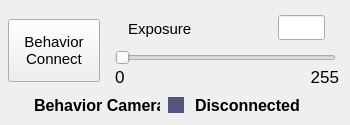
            <widget class="QWidget" name="widget_8" native="true">
             <property name="sizePolicy">
              <sizepolicy hsizetype="Fixed" vsizetype="Fixed">
               <horstretch>0</horstretch>
               <verstretch>0</verstretch>
              </sizepolicy>
             </property>
             <property name="minimumSize">
              <size>
               <width>350</width>
               <height>125</height>
              </size>
             </property>
             <widget class="QLabel" name="label_13">
              <property name="geometry">
               <rect>
                <x>115</x>
                <y>66</y>
                <width>21</width>
                <height>21</height>
               </rect>
              </property>
              <property name="font">
               <font>
                <family>Arial</family>
                <pointsize>13</pointsize>
               </font>
              </property>
              <property name="text">
               <string>0</string>
              </property>
             </widget>
             <widget class="QSlider" name="exposureSliderBCam">
              <property name="geometry">
               <rect>
                <x>115</x>
                <y>46</y>
                <width>221</width>
                <height>23</height>
               </rect>
              </property>
              <property name="orientation">
               <enum>Qt::Horizontal</enum>
              </property>
             </widget>
             <widget class="QLineEdit" name="exposureValueBCam">
              <property name="geometry">
               <rect>
                <x>278</x>
                <y>15</y>
                <width>47</width>
                <height>25</height>
               </rect>
              </property>
             </widget>
             <widget class="QLabel" name="behaviorcamStatusLabel">
              <property name="geometry">
               <rect>
                <x>195</x>
                <y>97</y>
                <width>115</width>
                <height>16</height>
               </rect>
              </property>
              <property name="font">
               <font>
                <family>Arial</family>
                <pointsize>12</pointsize>
                <weight>75</weight>
                <bold>true</bold>
               </font>
              </property>
              <property name="text">
               <string>Disconnected</string>
              </property>
             </widget>
             <widget class="QWidget" name="signBehaviorCamera" native="true">
              <property name="geometry">
               <rect>
                <x>168</x>
                <y>97</y>
                <width>16</width>
                <height>16</height>
               </rect>
              </property>
              <property name="styleSheet">
               <string notr="true">background-color: rgb(85, 85, 127);</string>
              </property>
             </widget>
             <widget class="QLabel" name="label_12">
              <property name="geometry">
               <rect>
                <x>128</x>
                <y>18</y>
                <width>91</width>
                <height>21</height>
               </rect>
              </property>
              <property name="font">
               <font>
                <family>Arial</family>
                <pointsize>11</pointsize>
               </font>
              </property>
              <property name="text">
               <string>Exposure</string>
              </property>
             </widget>
             <widget class="QPushButton" name="connectBehaviorCameraButton">
              <property name="geometry">
               <rect>
                <x>8</x>
                <y>19</y>
                <width>92</width>
                <height>63</height>
               </rect>
              </property>
              <property name="font">
               <font>
                <family>Arial</family>
                <pointsize>11</pointsize>
               </font>
              </property>
              <property name="text">
               <string>Behavior
Connect</string>
              </property>
             </widget>
             <widget class="QLabel" name="label_17">
              <property name="geometry">
               <rect>
                <x>34</x>
                <y>97</y>
                <width>126</width>
                <height>16</height>
               </rect>
              </property>
              <property name="font">
               <font>
                <family>Arial</family>
                <pointsize>12</pointsize>
                <weight>75</weight>
                <bold>true</bold>
               </font>
              </property>
              <property name="text">
               <string>Behavior Camera</string>
              </property>
             </widget>
             <widget class="QLabel" name="label_14">
              <property name="geometry">
               <rect>
                <x>308</x>
                <y>66</y>
                <width>31</width>
                <height>21</height>
               </rect>
              </property>
              <property name="font">
               <font>
                <family>Arial</family>
                <pointsize>13</pointsize>
               </font>
              </property>
              <property name="text">
               <string>255</string>
              </property>
              <property name="alignment">
               <set>Qt::AlignRight|Qt::AlignTrailing|Qt::AlignVCenter</set>
              </property>
             </widget>
            </widget>
